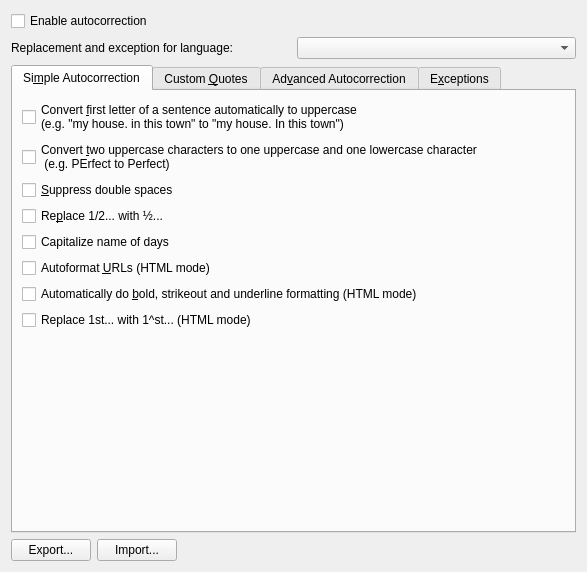
<?xml version="1.0" encoding="UTF-8"?>
<ui version="4.0">
 <class>ComposerAutoCorrectionWidget</class>
 <widget class="QWidget" name="ComposerAutoCorrectionWidget">
  <property name="geometry">
   <rect>
    <x>0</x>
    <y>0</y>
    <width>587</width>
    <height>572</height>
   </rect>
  </property>
  <layout class="QGridLayout" name="gridLayout">
   <item row="0" column="0">
    <widget class="QCheckBox" name="enabledAutocorrection">
     <property name="text">
      <string>Enable autocorrection</string>
     </property>
    </widget>
   </item>
   <item row="1" column="0">
    <layout class="QHBoxLayout" name="horizontalLayout">
     <item>
      <widget class="QLabel" name="label">
       <property name="text">
        <string>Replacement and exception for language:</string>
       </property>
      </widget>
     </item>
     <item>
      <widget class="MessageComposer::ComposerAutoCorrectionLanguage" name="autocorrectionLanguage"/>
     </item>
    </layout>
   </item>
   <item row="2" column="0">
    <widget class="QTabWidget" name="tabWidget">
     <property name="currentIndex">
      <number>0</number>
     </property>
     <widget class="QWidget" name="tab_1">
      <attribute name="title">
       <string>Si&amp;mple Autocorrection</string>
      </attribute>
      <layout class="QVBoxLayout" name="verticalLayout_3">
       <item>
        <widget class="QCheckBox" name="upperCase">
         <property name="whatsThis">
          <string>Detect when a new sentence is started and always ensure that the first character is an uppercase character</string>
         </property>
         <property name="text">
          <string>Convert &amp;first letter of a sentence automatically to uppercase
(e.g. &quot;my house. in this town&quot; to &quot;my house. In this town&quot;)</string>
         </property>
        </widget>
       </item>
       <item>
        <widget class="QCheckBox" name="upperUpper">
         <property name="toolTip">
          <string/>
         </property>
         <property name="whatsThis">
          <string>All words are checked for the common mistake of holding the shift key down a bit too long. If some words must have two uppercase characters, then those exceptions should be added in the 'Exceptions' tab.</string>
         </property>
         <property name="text">
          <string>Convert &amp;two uppercase characters to one uppercase and one lowercase character
 (e.g. PErfect to Perfect)</string>
         </property>
        </widget>
       </item>
       <item>
        <widget class="QCheckBox" name="ignoreDoubleSpace">
         <property name="whatsThis">
          <string>Make sure that more than one space cannot be typed, as this is a common mistake which is quite hard to find in formatted text.</string>
         </property>
         <property name="text">
          <string>&amp;Suppress double spaces</string>
         </property>
        </widget>
       </item>
       <item>
        <widget class="QCheckBox" name="autoReplaceNumber">
         <property name="whatsThis">
          <string>Most standard fraction notations will be converted when available</string>
         </property>
         <property name="text">
          <string>Re&amp;place 1/2... with ½...</string>
         </property>
        </widget>
       </item>
       <item>
        <widget class="QCheckBox" name="capitalizeDaysName">
         <property name="text">
          <string>Capitalize name of days</string>
         </property>
        </widget>
       </item>
       <item>
        <widget class="QCheckBox" name="autoFormatUrl">
         <property name="whatsThis">
          <string>Detect when a URL (Uniform Resource Locator) is typed and provide formatting that matches the way an Internet browser would show a URL.</string>
         </property>
         <property name="text">
          <string>Autoformat &amp;URLs (HTML mode)</string>
         </property>
        </widget>
       </item>
       <item>
        <widget class="QCheckBox" name="autoChangeFormat">
         <property name="whatsThis">
          <string>When you use _underline_ or *bold*, the text between the underscores or asterisks will be converted to underlined or bold text.</string>
         </property>
         <property name="text">
          <string>Automatically do &amp;bold, strikeout and underline formatting (HTML mode)</string>
         </property>
        </widget>
       </item>
       <item>
        <widget class="QCheckBox" name="autoSuperScript">
         <property name="text">
          <string>Replace 1st... with 1^st... (HTML mode)</string>
         </property>
        </widget>
       </item>
       <item>
        <spacer>
         <property name="orientation">
          <enum>Qt::Vertical</enum>
         </property>
         <property name="sizeHint" stdset="0">
          <size>
           <width>20</width>
           <height>40</height>
          </size>
         </property>
        </spacer>
       </item>
      </layout>
     </widget>
     <widget class="QWidget" name="tab_2">
      <attribute name="title">
       <string>Custom &amp;Quotes</string>
      </attribute>
      <layout class="QGridLayout" name="_3">
       <item row="2" column="0" colspan="2">
        <widget class="QCheckBox" name="typographicSingleQuotes">
         <property name="text">
          <string>Replace &amp;single quotes with typographical quotes</string>
         </property>
        </widget>
       </item>
       <item row="0" column="0" colspan="2">
        <widget class="QCheckBox" name="typographicDoubleQuotes">
         <property name="text">
          <string>Replace &amp;double quotes with typographical quotes</string>
         </property>
        </widget>
       </item>
       <item row="1" column="0">
        <layout class="QHBoxLayout" name="_4">
         <property name="spacing">
          <number>0</number>
         </property>
         <property name="leftMargin">
          <number>20</number>
         </property>
         <item>
          <widget class="QPushButton" name="doubleQuote1">
           <property name="text">
            <string/>
           </property>
          </widget>
         </item>
         <item>
          <widget class="QPushButton" name="doubleQuote2">
           <property name="text">
            <string/>
           </property>
          </widget>
         </item>
        </layout>
       </item>
       <item row="1" column="1">
        <layout class="QHBoxLayout" name="_5">
         <item>
          <widget class="QPushButton" name="doubleDefault">
           <property name="text">
            <string>Default</string>
           </property>
          </widget>
         </item>
         <item>
          <spacer>
           <property name="orientation">
            <enum>Qt::Horizontal</enum>
           </property>
           <property name="sizeHint" stdset="0">
            <size>
             <width>40</width>
             <height>20</height>
            </size>
           </property>
          </spacer>
         </item>
        </layout>
       </item>
       <item row="3" column="0">
        <layout class="QHBoxLayout" name="_6">
         <property name="spacing">
          <number>0</number>
         </property>
         <property name="leftMargin">
          <number>20</number>
         </property>
         <item>
          <widget class="QPushButton" name="singleQuote1">
           <property name="text">
            <string/>
           </property>
          </widget>
         </item>
         <item>
          <widget class="QPushButton" name="singleQuote2">
           <property name="text">
            <string/>
           </property>
          </widget>
         </item>
        </layout>
       </item>
       <item row="3" column="1">
        <layout class="QHBoxLayout" name="_7">
         <item>
          <widget class="QPushButton" name="singleDefault">
           <property name="text">
            <string>Default</string>
           </property>
          </widget>
         </item>
         <item>
          <spacer>
           <property name="orientation">
            <enum>Qt::Horizontal</enum>
           </property>
           <property name="sizeHint" stdset="0">
            <size>
             <width>40</width>
             <height>20</height>
            </size>
           </property>
          </spacer>
         </item>
        </layout>
       </item>
       <item row="5" column="1">
        <spacer>
         <property name="orientation">
          <enum>Qt::Vertical</enum>
         </property>
         <property name="sizeHint" stdset="0">
          <size>
           <width>20</width>
           <height>40</height>
          </size>
         </property>
        </spacer>
       </item>
       <item row="4" column="0" colspan="2">
        <widget class="QCheckBox" name="addNonBreakingSpaceInFrench">
         <property name="text">
          <string>Add non breaking space before specific punctuation marks in french text</string>
         </property>
        </widget>
       </item>
      </layout>
     </widget>
     <widget class="QWidget" name="tab_3">
      <attribute name="title">
       <string>Ad&amp;vanced Autocorrection</string>
      </attribute>
      <layout class="QGridLayout" name="_8">
       <item row="1" column="1" rowspan="2">
        <layout class="QVBoxLayout" name="_11">
         <item>
          <widget class="QPushButton" name="addButton">
           <property name="enabled">
            <bool>false</bool>
           </property>
           <property name="text">
            <string>&amp;Add</string>
           </property>
          </widget>
         </item>
         <item>
          <widget class="QPushButton" name="removeButton">
           <property name="enabled">
            <bool>false</bool>
           </property>
           <property name="text">
            <string>Remove</string>
           </property>
          </widget>
         </item>
         <item>
          <spacer>
           <property name="orientation">
            <enum>Qt::Vertical</enum>
           </property>
           <property name="sizeHint" stdset="0">
            <size>
             <width>20</width>
             <height>40</height>
            </size>
           </property>
          </spacer>
         </item>
        </layout>
       </item>
       <item row="0" column="0">
        <widget class="QCheckBox" name="advancedAutocorrection">
         <property name="text">
          <string>&amp;Enable word replacement</string>
         </property>
        </widget>
       </item>
       <item row="1" column="0">
        <layout class="QHBoxLayout" name="_10">
         <item>
          <widget class="QLabel" name="findLabel">
           <property name="text">
            <string>&amp;Find</string>
           </property>
           <property name="buddy">
            <cstring>find</cstring>
           </property>
          </widget>
         </item>
         <item>
          <widget class="KLineEdit" name="find">
           <property name="trapEnterKeyEvent" stdset="0">
            <bool>true</bool>
           </property>
           <property name="showClearButton" stdset="0">
            <bool>true</bool>
           </property>
          </widget>
         </item>
         <item>
          <widget class="QLabel" name="replaceLabel">
           <property name="text">
            <string>Re&amp;place</string>
           </property>
           <property name="buddy">
            <cstring>replace</cstring>
           </property>
          </widget>
         </item>
         <item>
          <widget class="KLineEdit" name="replace">
           <property name="trapEnterKeyEvent" stdset="0">
            <bool>true</bool>
           </property>
           <property name="showClearButton" stdset="0">
            <bool>true</bool>
           </property>
          </widget>
         </item>
        </layout>
       </item>
       <item row="2" column="0">
        <widget class="MessageComposer::ComposerAutoCorrectionTreeWidget" name="treeWidget">
         <property name="editTriggers">
          <set>QAbstractItemView::NoEditTriggers</set>
         </property>
         <property name="alternatingRowColors">
          <bool>true</bool>
         </property>
         <property name="selectionMode">
          <enum>QAbstractItemView::ExtendedSelection</enum>
         </property>
         <property name="selectionBehavior">
          <enum>QAbstractItemView::SelectRows</enum>
         </property>
         <property name="rootIsDecorated">
          <bool>false</bool>
         </property>
         <column>
          <property name="text">
           <string>Find</string>
          </property>
         </column>
         <column>
          <property name="text">
           <string>Replace</string>
          </property>
         </column>
        </widget>
       </item>
      </layout>
     </widget>
     <widget class="QWidget" name="tab_4">
      <attribute name="title">
       <string>E&amp;xceptions</string>
      </attribute>
      <layout class="QVBoxLayout" name="verticalLayout">
       <item>
        <layout class="QGridLayout" name="gridLayout_3">
         <item row="0" column="0" colspan="2">
          <widget class="QLabel" name="label_4">
           <property name="text">
            <string>Do not treat as the end of a sentence:</string>
           </property>
          </widget>
         </item>
         <item row="1" column="0">
          <widget class="KLineEdit" name="abbreviation">
           <property name="trapEnterKeyEvent" stdset="0">
            <bool>true</bool>
           </property>
           <property name="showClearButton" stdset="0">
            <bool>true</bool>
           </property>
          </widget>
         </item>
         <item row="1" column="1" rowspan="2">
          <layout class="QVBoxLayout" name="_14">
           <item>
            <widget class="QPushButton" name="add1">
             <property name="text">
              <string>&amp;Add</string>
             </property>
            </widget>
           </item>
           <item>
            <widget class="QPushButton" name="remove1">
             <property name="text">
              <string>R&amp;emove</string>
             </property>
            </widget>
           </item>
           <item>
            <spacer>
             <property name="orientation">
              <enum>Qt::Vertical</enum>
             </property>
             <property name="sizeHint" stdset="0">
              <size>
               <width>20</width>
               <height>40</height>
              </size>
             </property>
            </spacer>
           </item>
          </layout>
         </item>
         <item row="2" column="0">
          <widget class="MessageComposer::ComposerAutoCorrectionListWidget" name="abbreviationList">
           <property name="sizePolicy">
            <sizepolicy hsizetype="Expanding" vsizetype="Maximum">
             <horstretch>0</horstretch>
             <verstretch>0</verstretch>
            </sizepolicy>
           </property>
           <property name="selectionMode">
            <enum>QAbstractItemView::ExtendedSelection</enum>
           </property>
           <property name="sortingEnabled">
            <bool>true</bool>
           </property>
          </widget>
         </item>
        </layout>
       </item>
       <item>
        <layout class="QGridLayout" name="gridLayout_2">
         <item row="0" column="0">
          <widget class="QLabel" name="label_5">
           <property name="text">
            <string>Accept two uppercase letters in:</string>
           </property>
          </widget>
         </item>
         <item row="1" column="0">
          <widget class="KLineEdit" name="twoUpperLetter">
           <property name="trapEnterKeyEvent" stdset="0">
            <bool>true</bool>
           </property>
           <property name="showClearButton" stdset="0">
            <bool>true</bool>
           </property>
          </widget>
         </item>
         <item row="1" column="1" rowspan="2">
          <layout class="QVBoxLayout" name="_16">
           <item>
            <widget class="QPushButton" name="add2">
             <property name="text">
              <string>Add</string>
             </property>
            </widget>
           </item>
           <item>
            <widget class="QPushButton" name="remove2">
             <property name="text">
              <string>Remove</string>
             </property>
            </widget>
           </item>
           <item>
            <spacer>
             <property name="orientation">
              <enum>Qt::Vertical</enum>
             </property>
             <property name="sizeHint" stdset="0">
              <size>
               <width>20</width>
               <height>40</height>
              </size>
             </property>
            </spacer>
           </item>
          </layout>
         </item>
         <item row="2" column="0">
          <widget class="MessageComposer::ComposerAutoCorrectionListWidget" name="twoUpperLetterList">
           <property name="sizePolicy">
            <sizepolicy hsizetype="Expanding" vsizetype="Maximum">
             <horstretch>0</horstretch>
             <verstretch>0</verstretch>
            </sizepolicy>
           </property>
           <property name="selectionMode">
            <enum>QAbstractItemView::ExtendedSelection</enum>
           </property>
           <property name="sortingEnabled">
            <bool>true</bool>
           </property>
          </widget>
         </item>
        </layout>
       </item>
      </layout>
     </widget>
    </widget>
   </item>
   <item row="3" column="0">
    <layout class="QHBoxLayout" name="horizontalLayout_2">
     <item>
      <widget class="KPushButton" name="exportAutoCorrection">
       <property name="text">
        <string>Export...</string>
       </property>
      </widget>
     </item>
     <item>
      <widget class="KPushButton" name="importAutoCorrection">
       <property name="text">
        <string>Import...</string>
       </property>
      </widget>
     </item>
     <item>
      <spacer name="horizontalSpacer">
       <property name="orientation">
        <enum>Qt::Horizontal</enum>
       </property>
       <property name="sizeHint" stdset="0">
        <size>
         <width>469</width>
         <height>20</height>
        </size>
       </property>
      </spacer>
     </item>
    </layout>
   </item>
  </layout>
 </widget>
 <customwidgets>
  <customwidget>
   <class>KComboBox</class>
   <extends>QComboBox</extends>
   <header>kcombobox.h</header>
  </customwidget>
  <customwidget>
   <class>KLineEdit</class>
   <extends>QLineEdit</extends>
   <header>klineedit.h</header>
  </customwidget>
  <customwidget>
   <class>KPushButton</class>
   <extends>QPushButton</extends>
   <header>kpushbutton.h</header>
  </customwidget>
  <customwidget>
   <class>MessageComposer::ComposerAutoCorrectionListWidget</class>
   <extends>QListWidget</extends>
   <header>autocorrection/composerautocorrectionlistwidget.h</header>
  </customwidget>
  <customwidget>
   <class>MessageComposer::ComposerAutoCorrectionTreeWidget</class>
   <extends>QTreeWidget</extends>
   <header>autocorrection/composerautocorrectiontreewidget.h</header>
  </customwidget>
  <customwidget>
   <class>MessageComposer::ComposerAutoCorrectionLanguage</class>
   <extends>KComboBox</extends>
   <header>autocorrection/composerautocorrectionlanguage.h</header>
  </customwidget>
 </customwidgets>
 <resources/>
 <connections/>
</ui>
